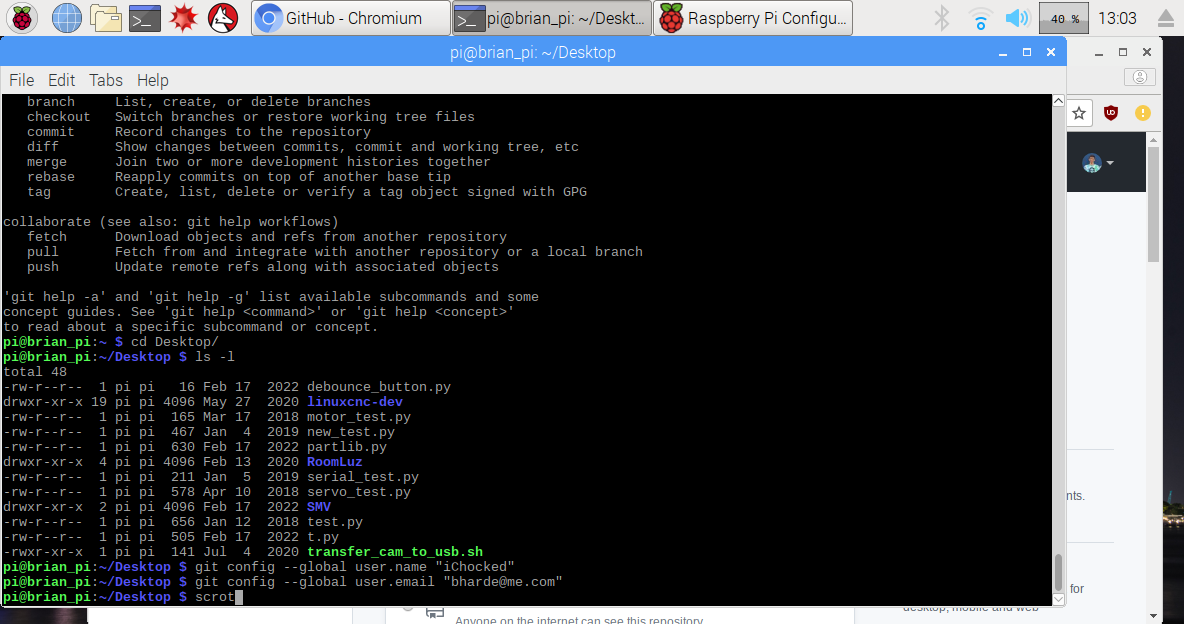
#> input picture 2022-10-12-130304_1184x624_scrot.png, 1184 x 624 px, given in place of the camera
$ python track.py
#> lines starting #> are read from the running program, lines starting #| are printed output that depends on the picture; after the words box and inside, x2 and y2 are one past the last pixel; in counts of white or black regions, pixels touching at a corner belong together
#!/usr/bin/env python3

import cv2 as cv
import numpy as np
import matplotlib.pyplot as plt
from sklearn.cluster import KMeans

'''
REFERENCES:
Masking/filtering image citation: https://docs.opencv.org/4.x/df/d9d/tutorial_py_colorspaces.html
- No improvments made

Bounding box citation: https://stackoverflow.com/questions/23398926/drawing-bounding-box-around-given-size-area-contour
- changed code to only bound the largest detected object instead of all objects

Cropping an image in openCV: https://stackoverflow.com/questions/15589517/how-to-crop-an-image-in-opencv-using-python
- nothing changed here

How to make a live graph with Matpotlib: https://www.geeksforgeeks.org/how-to-update-a-plot-in-matplotlib/
- changed to accomodate the histogram

K clusters: https://code.likeagirl.io/finding-dominant-colour-on-an-image-b4e075f98097
- didn't change anything
'''

def find_histogram(clt):
    """
    create a histogram with k clusters
    :param: clt
    :return:hist
    """
    numLabels = np.arange(0, len(np.unique(clt.labels_)) + 1)
    (hist, _) = np.histogram(clt.labels_, bins=numLabels)

    hist = hist.astype("float")
    hist /= hist.sum()

    return hist
def plot_colors2(hist, centroids):
    bar = np.zeros((50, 300, 3), dtype="uint8")
    startX = 0

    for (percent, color) in zip(hist, centroids):
        # plot the relative percentage of each cluster
        endX = startX + (percent * 300)
        cv.rectangle(bar, (int(startX), 0), (int(endX), 50),
                      color.astype("uint8").tolist(), -1)
        startX = endX

    # return the bar chart
    return bar

cap = cv.VideoCapture(0)

plt.ion()
fig = plt.figure()

while(1):
    # Take each frame
    _, frame = cap.read()
#> frame is the input picture: shape (624, 1184, 3); mean B, G, R 63.8, 59.6, 56

    # Convert BGR to HSV
    hsv = cv.cvtColor(frame, cv.COLOR_BGR2HSV)
#> hsv: shape (624, 1184, 3); mean H, S, V 20, 25, 66.8

    # define range of red color in HSV
    lower_red = np.array([170, 16,16])
    upper_red = np.array([360,255,255])

    # Threshold the HSV image to get only blue colors
    mask = cv.inRange(hsv, lower_red, upper_red)
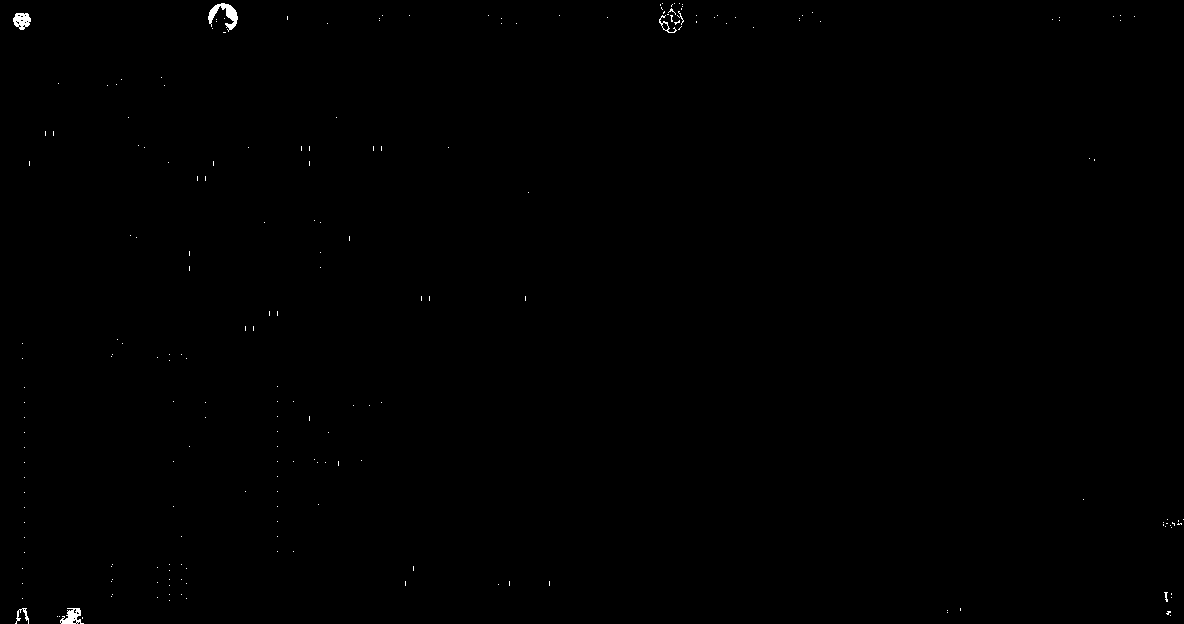
#> mask: shape (624, 1184); 0.18% white; 210 white regions (203 under 20 px)

    # Bitwise-AND mask and original image
    #res = cv.bitwise_and(frame,frame, mask= mask)

    contours, _ = cv.findContours(mask, cv.RETR_LIST, cv.CHAIN_APPROX_SIMPLE)
#> contours = 228 contours, 222 with area under 20; largest, box (x1, y1, x2, y2) and area: (208, 3, 238, 32) 281, (13, 13, 31, 30) 204, (60, 608, 84, 624) 184, (659, 15, 677, 33) 56, (15, 608, 29, 624) 36, (661, 22, 669, 31) 36
    max_area = 0
    cont = -1
    for i in range(0, len(contours)):
        c = contours[i]
        rect = cv.boundingRect(c)
        if rect[2] < 100 or rect[3] < 100: continue
        if cv.contourArea(c) > max_area:
            max_area = cv.contourArea(c)
            cont = c
#> this loop made 228 passes
#> rect on passes 2, 3, 6: (60, 620, 3, 4), (72, 619, 5, 5), (59, 616, 1, 1)
#> after the loop, cont = -1; max_area = 0

    x, y, w, h = -1, -1, -1, -1
    if type(cont) != int and type(cont) != float:
        rect = cv.boundingRect(cont)
        x,y,w,h = rect
        cv.rectangle(frame,(x,y),(x+w,y+h),(0,255,0),2)
        cv.putText(frame,'Water bottle!!!',(x+w+10,y+h),0,0.3,(0,255,0))

    cv.imshow('frame',frame)
    cv.imshow('mask',mask)

    k = cv.waitKey(5) & 0xFF
#> (key Esc is pressed here)
    if k == 27:
        break

    if x == -1 or y == -1 or w == -1 or h == -1:
        continue

    img = frame[y:y+h, x:x+w]
    img = cv.cvtColor(img, cv.COLOR_BGR2RGB)

    img = img.reshape((img.shape[0] * img.shape[1],3)) #represent as row*column,channel number
    clt = KMeans(n_clusters=3) #cluster number
    clt.fit(img)

    hist = find_histogram(clt)
    bar = plot_colors2(hist, clt.cluster_centers_)

    plt.axis("off")
    plt.imshow(bar)
    fig.canvas.draw()
    fig.canvas.flush_events()


cv.destroyAllWindows()
